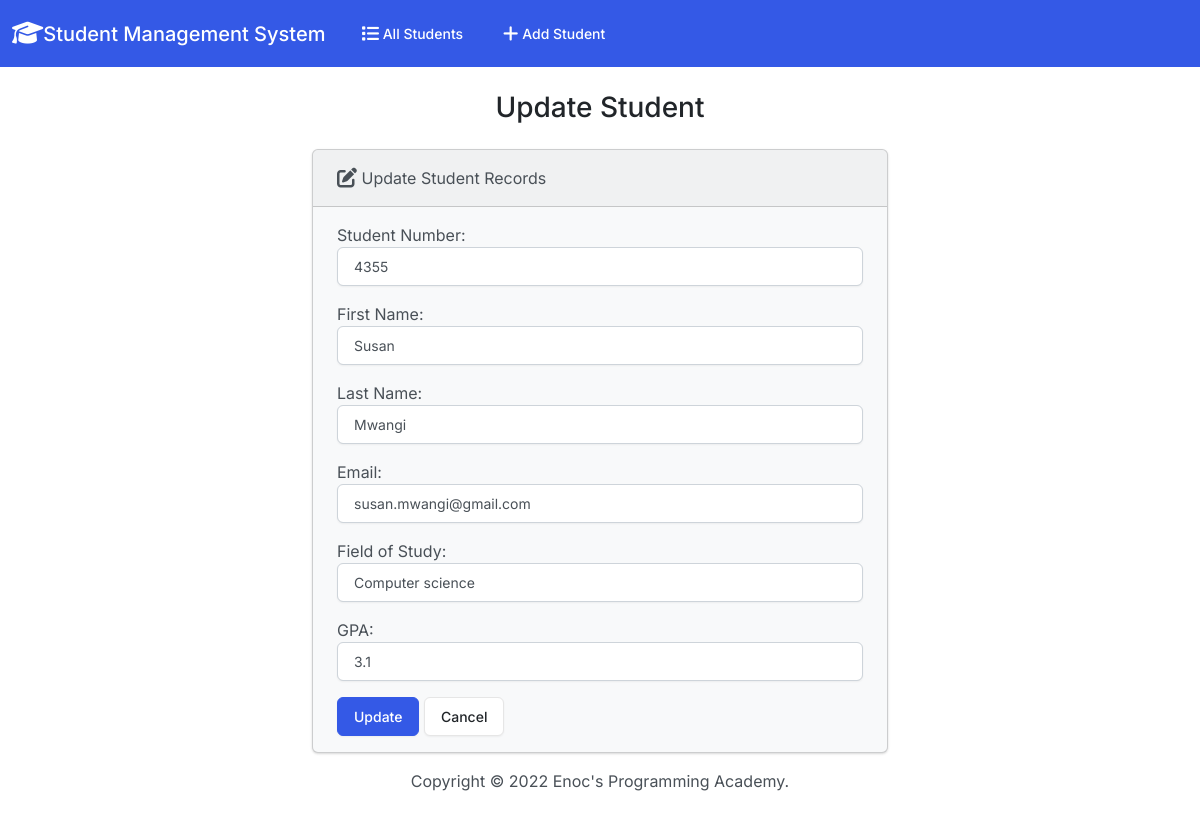
Screenshot of /edit/1 with the database file from the repository.
### students/models.py (models this page shows, shortened)
class Student(models.Model):
  student_number = models.PositiveBigIntegerField()
  first_name = models.CharField(max_length=50)
  last_name = models.CharField(max_length=50)
  email = models.EmailField(max_length=100)
  field_of_study = models.CharField(max_length=50)
  gpa = models.FloatField()

### students/views.py (the view)
# urls.py: path('edit/<int:id>', views.edit, name='edit'),
def edit(request, id):
  if request.method == 'POST':
    student = Student.objects.get(pk=id)
    form = StudentForm(request.POST, instance=student)
    if form.is_valid():
      form.save()
      return render(request, 'students/edit.html', {
        'form': form,
        'success': True
      })
  else:
    student = Student.objects.get(pk=id)
    form = StudentForm(instance=student)
  return render(request, 'students/edit.html', {
    'form': form
  })

### students/forms.py
class StudentForm(forms.ModelForm):
  class Meta:
    model = Student
    fields = '__all__'
    labels = {
      'student_number': 'Student Number',
      'first_name': 'First Name',
      'last_name': 'Last Name',
      'email': 'Email',
      'field_of_study': 'Field of Study',
      'gpa': 'GPA'
    }
    widgets = {
      'student_number': forms.NumberInput(attrs={'class': 'form-control'}),
      'first_name': forms.TextInput(attrs={'class': 'form-control'}),
      'last_name': forms.TextInput(attrs={'class': 'form-control'}),
      'email': forms.EmailInput(attrs={'class': 'form-control'}),
      'field_of_study': forms.TextInput(attrs={'class': 'form-control'}),
      'gpa': forms.NumberInput(attrs={'class': 'form-control'})
    }

### students/templates/students/edit.html (shortened to what this page needs)
{% extends "students/base.html" %} {% block content %}
<h3 class="text-center m-4">Update Student</h3>
{% if success %}
<div class="alert alert-success" role="alert">
  The student updated successfully
  <a href="{% url 'index' %}" class="alert-link">Go to Home Page.</a>
</div>
{% else %}
<div class="row justify-content-center">
  <div class="col-6">
    <div class="card bg-light mb-3">
      <div class="card-header">
        <i class="fa-solid fa-pen-to-square fa-lg"></i> Update Student Records
      </div>
      <div class="card-body">
        <form action="" method="post">
          {% csrf_token %} {{ form.as_p}}
          <button type="submit" class="btn btn-primary">Update</button>
          <a href="{% url 'index' %}" class="btn btn-secondary">Cancel</a>
        </form>
      </div>
    </div>
  </div>
  {% endif %} {% endblock content %}

### rows the page displays
Student: student_number "4355", first_name "Susan", last_name "Mwangi", email "susan.mwangi@gmail.com", field_of_study "Computer science", gpa "3.1"
